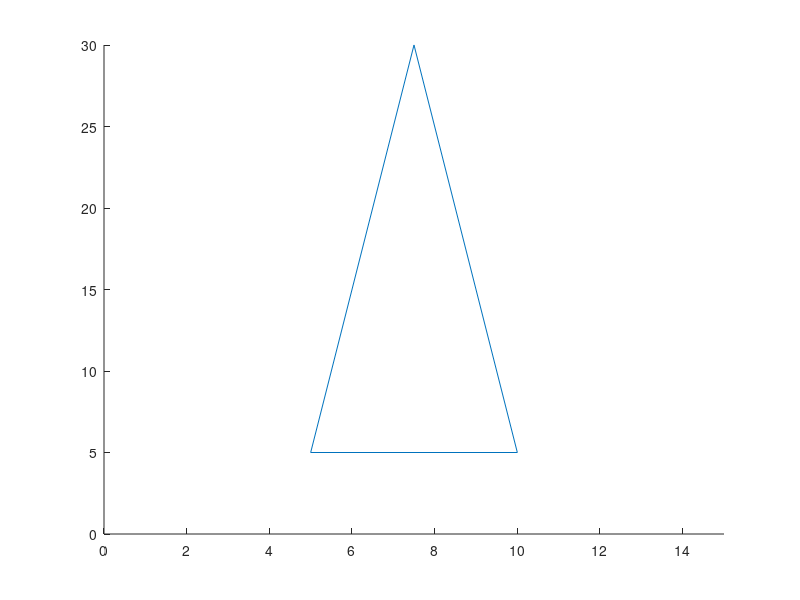

This figure's MATLAB source:
%% ex1

v=[1:1:5;6:1:10;11:1:15;16:1:20;21:1:25]
mean(v)

%% ex2

v1=linspace(0.1,0.6,4);
v2=linspace(1,0.2,4);
v3=linspace(0.5,0.1,4);
v4=linspace(0.9,0.3,4);
c=[v1;v2;v3;v4]
a=c(1,:)
b=c(:,1)
d=c(2:3,2:3)
c(2,:)=0
%% ex3

vrng=rand(1,5)
vrng(vrng<0.5)=0

%% ex4

n=4;
v1=(1:1:4)
v2=ones(size(v1,2),n)
Mr=v1'.*v2
%% ex5

v1=[-2,6,2;1,-7,1;3,9,4]
v1(1,:)=0
v1(:,3)=0

%% ex6

v1=(-1)*ones(1,20)
v1(1:2:end)=1
v2=(1:1:20)
v3=(v2.*v1)
%% ex7

t=linspace(0,2*pi,5)
y=plot(t,sin(t))
T=[0:0.1:2*pi]
y=plot(T,sin(T))
%% ex8

t=linspace(0,2*pi,100)
plot(t,sin(t),'r',t,cos(t),'b')
xlabel('X-AXIS')
ylabel('Y-AXIS')
legend('sin-wave','cos-wave')
text(pi,cos(pi),'cos(\pi)')
%% ex9

clf
x=[5,7.5,10,5]
y=[5,30,5,5]
line(x,y)
xlim([0,15])
ylim([0,30])
%% ex10

z=7+2i
magiZ=abs(z)
angleZ=angle(z)
b2=z
magniB2=sqrt(real(b2)^2+imag(b2)^2)
magniB22=sqrt(b2*conj(b2))
error=magniB2-magniB22
%% 
% 
% 
%